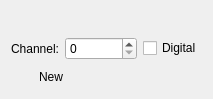
<?xml version="1.0" encoding="UTF-8"?>
<ui version="4.0">
 <class>SynapticStimulusChannelWidget</class>
 <widget class="QWidget" name="SynapticStimulusChannelWidget">
  <property name="geometry">
   <rect>
    <x>0</x>
    <y>0</y>
    <width>213</width>
    <height>99</height>
   </rect>
  </property>
  <property name="windowTitle">
   <string>Form</string>
  </property>
  <layout class="QGridLayout" name="gridLayout">
   <item row="0" column="0">
    <widget class="NameDescriptionWidget" name="nameDescriptionWidget" native="true"/>
   </item>
   <item row="1" column="0">
    <layout class="QHBoxLayout" name="horizontalLayout">
     <item>
      <widget class="QLabel" name="label_2">
       <property name="text">
        <string>Channel:</string>
       </property>
       <property name="buddy">
        <cstring>outputChannelSpinBox</cstring>
       </property>
      </widget>
     </item>
     <item>
      <widget class="QSpinBox" name="outputChannelSpinBox">
       <property name="sizePolicy">
        <sizepolicy hsizetype="MinimumExpanding" vsizetype="Fixed">
         <horstretch>0</horstretch>
         <verstretch>0</verstretch>
        </sizepolicy>
       </property>
      </widget>
     </item>
     <item>
      <widget class="QCheckBox" name="isDigitalCheckBox">
       <property name="text">
        <string>Digital</string>
       </property>
      </widget>
     </item>
    </layout>
   </item>
   <item row="2" column="0">
    <layout class="QHBoxLayout" name="horizontalLayout_2">
     <item>
      <widget class="QPushButton" name="createObjectPushButton">
       <property name="text">
        <string>New</string>
       </property>
       <property name="flat">
        <bool>true</bool>
       </property>
      </widget>
     </item>
     <item>
      <spacer name="horizontalSpacer">
       <property name="orientation">
        <enum>Qt::Orientation::Horizontal</enum>
       </property>
       <property name="sizeHint" stdset="0">
        <size>
         <width>40</width>
         <height>20</height>
        </size>
       </property>
      </spacer>
     </item>
    </layout>
   </item>
  </layout>
 </widget>
 <customwidgets>
  <customwidget>
   <class>NameDescriptionWidget</class>
   <extends>QWidget</extends>
   <header location="global">gui.widgets.dataclasswidgets.namedescriptionwidget</header>
   <container>1</container>
  </customwidget>
 </customwidgets>
 <resources/>
 <connections/>
</ui>
